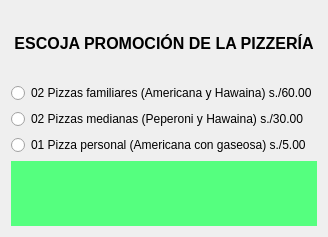
<?xml version="1.0" encoding="UTF-8"?>
<ui version="4.0">
 <class>Dialog</class>
 <widget class="QDialog" name="Dialog">
  <property name="geometry">
   <rect>
    <x>0</x>
    <y>0</y>
    <width>328</width>
    <height>237</height>
   </rect>
  </property>
  <property name="windowTitle">
   <string>PIZZERÍA TW</string>
  </property>
  <layout class="QGridLayout" name="gridLayout_2">
   <item row="0" column="0">
    <layout class="QGridLayout" name="gridLayout">
     <item row="0" column="0">
      <widget class="QLabel" name="label">
       <property name="text">
        <string>&lt;html&gt;&lt;head/&gt;&lt;body&gt;&lt;p align=&quot;center&quot;&gt;&lt;span style=&quot; font-size:12pt; font-weight:600;&quot;&gt;ESCOJA PROMOCIÓN DE LA PIZZERÍA&lt;/span&gt;&lt;/p&gt;&lt;/body&gt;&lt;/html&gt;</string>
       </property>
      </widget>
     </item>
     <item row="1" column="0">
      <widget class="QRadioButton" name="radioButtonFirstClass">
       <property name="text">
        <string>02 Pizzas familiares (Americana y Hawaina) s./60.00</string>
       </property>
      </widget>
     </item>
     <item row="2" column="0">
      <widget class="QRadioButton" name="radioButtonBusinessClass">
       <property name="text">
        <string>02 Pizzas medianas (Peperoni y Hawaina) s./30.00</string>
       </property>
      </widget>
     </item>
     <item row="3" column="0">
      <widget class="QRadioButton" name="radioButtonEconomyClass">
       <property name="text">
        <string>01 Pizza personal (Americana con gaseosa) s./5.00</string>
       </property>
      </widget>
     </item>
     <item row="4" column="0">
      <widget class="QLabel" name="labelFare">
       <property name="styleSheet">
        <string notr="true">background-color: rgb(85, 255, 127);</string>
       </property>
       <property name="text">
        <string>&lt;html&gt;&lt;head/&gt;&lt;body&gt;&lt;p align=&quot;center&quot;&gt;&lt;span style=&quot; font-weight:600;&quot;&gt;&lt;br/&gt;&lt;/span&gt;&lt;/p&gt;&lt;/body&gt;&lt;/html&gt;</string>
       </property>
      </widget>
     </item>
    </layout>
   </item>
  </layout>
 </widget>
 <resources/>
 <connections/>
</ui>
